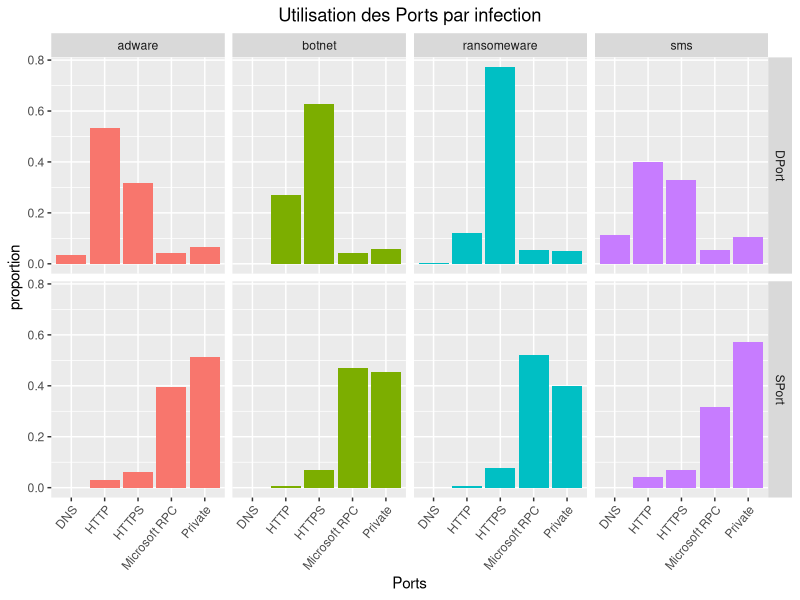
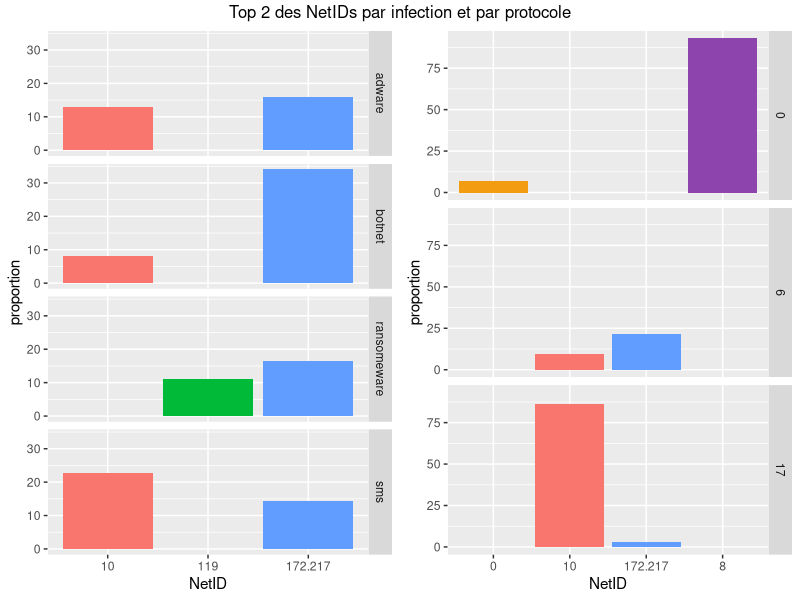
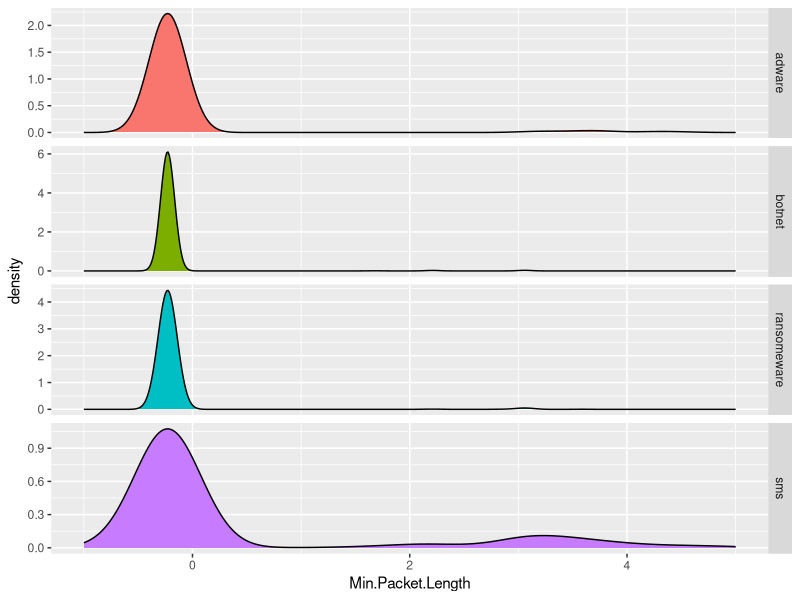
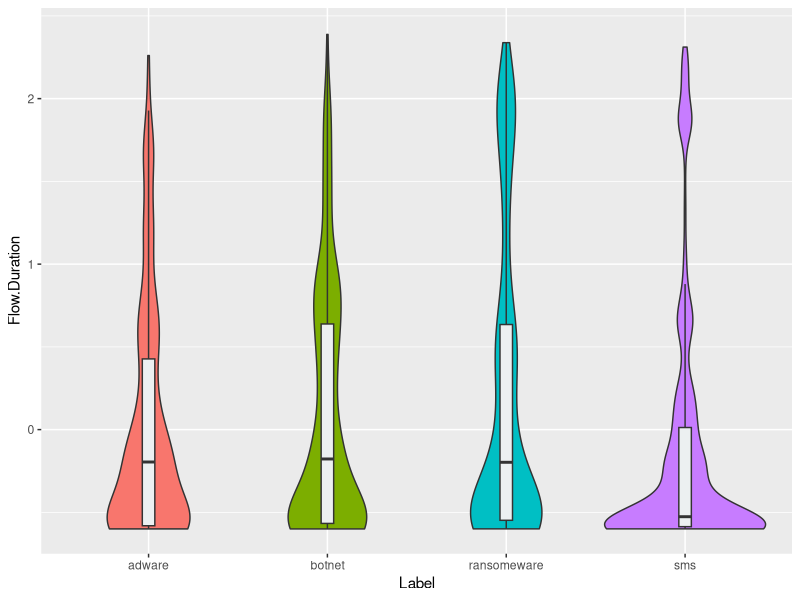
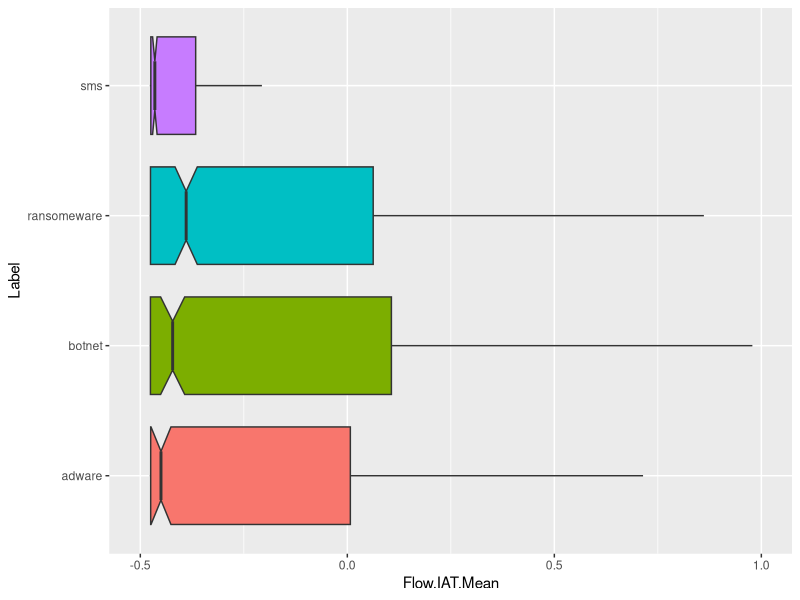

Source code (R) for these figures, in order: (Note: this script raises an error after producing the figures.)
## ---- chunk 1
library(ggpubr)
library(tidyverse)
library(caret)
library(pROC)
library(ranger)
library(doParallel)
## ---- chunk 2
data <- read_csv("data/hackerAttack.csv")
data <- data %>% rename_all(make.names)
## ---- chunk 3
ip_split <- function(ip){
    #' Renvoie le Net-ID d'une adresse IP
    octets <- str_split(ip, "\\.")[[1]]
    if (as.numeric(octets[1]) <= 127) {
        netID <- octets[1]
    } else {
        netID <- paste(octets[1], octets[2], sep = ".")
    }
    
    return(netID)
}
## ---- chunk 4
data %>% 
select_if(is.numeric) %>% 
summarise_all(var) %>% 
gather() %>%
select(value) %>%
as.matrix() %>%
quantile(0.25) -> q1
## ---- chunk 5
data <- data %>% 
rename(IP = 'Destination.IP') %>% 
rowwise() %>% # vectorise la fonction ip_split
mutate(IP = ip_split(IP)) %>% 
as_tibble() # supprime rowwise_df
## ---- chunk 6
data <- data %>% 
rename(
    SPort = 'Source.Port',
    DPort = 'Destination.Port',
) %>% 
mutate(
    DPort = case_when(
        DPort == 53 ~ "DNS",
        DPort == 80 ~ "HTTP",
        DPort == 443 ~ "HTTPS",
        DPort %in% c(1024:5000, 49152:65535) ~ "Microsoft RPC",
        DPort %in% 60000:61000 ~ "Mosh",
        TRUE ~ "Private"
    ),
    SPort = case_when(
        SPort == 80 ~ "HTTP",
        SPort == 443 ~ "HTTPS",
        SPort %in% c(1024:5000, 49152:65535) ~ "Microsoft RPC",
        SPort %in% 60000:61000 ~ "Mosh",
        TRUE ~ "Private"
    )
) %>% 
mutate_at(
    c('SPort', 'DPort', 'IP', 'Protocol', 'Label'),
    funs(factor)
) %>% 
select(
    1:4, # Facteurs
    colnames(select_if(., function(col) is.numeric(col) && var(col) >= q1)), # Variances faibles
    ncol(.) # Label
) %>% 
mutate_if(
    is.numeric,
    scale
)
## ---- chunk 7
dim_quant <- data %>% select_if(is.numeric) %>% ncol()
dim_IP <- length(unique(data$IP))
dim_SPort <- length(unique(data$SPort))
dim_DPort <- length(unique(data$DPort))
dim_Protocol <- length(unique(data$Protocol))
dim_X <- dim_quant + dim_IP-1 + dim_SPort-1 + dim_DPort-1 + dim_Protocol-1
## ---- chunk 8
data %>%
select(SPort, DPort, Label) %>%
gather("Entry", "Port", -Label) %>% ggplot() + 
aes(x = Port, y = ..prop.., group = 1, fill = Label) +
geom_bar() + guides(fill = F) + 
facet_grid(cols = vars(Label), rows = vars(Entry)) +
labs(title = "Utilisation des Ports par infection", x = "Ports", y = "proportion") +
theme(
    axis.text.x = element_text(angle = 50, hjust = 1),
    plot.title = element_text(hjust = 0.5)
)
## ---- chunk 9
ip_label <- data %>% 
group_by(Label, IP) %>% 
summarise(proportion = n()) %>%
mutate(proportion = proportion*100 / sum(proportion)) %>% 
top_n(2, proportion) %>% 
ggplot() + aes(x = IP, y = proportion, fill = IP) +
geom_bar(stat="identity") + facet_grid(Label~.) +
guides(fill = F) + xlab("NetID")

ip_protocol <- data %>% 
group_by(Protocol, IP) %>% 
summarise(proportion = n()) %>%
mutate(proportion = proportion*100 / sum(proportion)) %>% 
top_n(2, proportion) %>% 
ggplot() + aes(x = IP, y = proportion, fill = IP) +
geom_bar(stat="identity") + facet_grid(Protocol~.) +
guides(fill = F) + xlab("NetID") +
scale_fill_manual(values = c("#f39c12", "#f8766d", "#619cff", "#8e44ad"))
## ---- chunk 10
data %>% 
group_by(Label, Protocol) %>% 
summarise(proportion = n()) %>%
mutate(proportion = proportion*100 / sum(proportion)) %>% 
spread(Protocol, proportion)
ggarrange(
    ip_label, ip_protocol,
    ncol = 2, nrow = 1
) %>% 
annotate_figure(top = "Top 2 des NetIDs par infection et par protocole")
## ---- chunk 11
ggplot(data) + aes(x = `Min.Packet.Length`, fill = Label) +
geom_density() + facet_grid(Label~., scales = "free_y") +
xlim(range(-1,5)) + guides(fill = F)
## ---- chunk 12
ggplot(data) + aes(y = `Flow.Duration`, x = Label, fill = Label) +
geom_violin() + ylim(range(-0.6:2.6)) + guides(fill = F) +
geom_boxplot(width = 0.07, fill = "#ecf0f1", outlier.size = -1)
## ---- chunk 13
ggplot(data) + 
aes(y = `Flow.IAT.Mean`, x = Label, fill = Label) +
geom_boxplot(notch=T, outlier.size = -1) +
coord_flip(ylim=c(-0.5, 1)) +
guides(fill = F)
## ---- chunk 14
split_set <- function(data, trainSize = 0.9){
    #' Divise nos données en partitions train et test
    
    set.seed(2020)
    part <- createDataPartition(data$Label, p = trainSize)
    train_set <- data %>% slice(part$Resample1)
    test_set <- data %>% slice(-part$Resample1)
    
    return(list(train_set, test_set))
}
## ---- chunk 15
plotmetrics <- function(train_obj, parameter){
    #' Renvoie un ggplot de l'évolution d'Accuracy et AUC
    #' train_obj: objet de type train de caret
    #' param: paramètre évalué
    
    train_obj <- train_obj$results %>% select(!!parameter, AUC, Accuracy)
    AUC_limits <- c(min(train_obj$AUC), max(train_obj$AUC))
    Accuracy_limits <- c(min(train_obj$Accuracy), max(train_obj$Accuracy))
    train_obj$Accuracy <- train_obj$Accuracy * (AUC_limits[2]/Accuracy_limits[2])
    limit <- c(min(train_obj[,2:3]), max(train_obj[,2:3]))
    maxAUC <- filter(train_obj, AUC == max(AUC))
    maxAccuracy <- filter(train_obj, Accuracy == max(Accuracy))

    plot <- train_obj %>% 
    ggplot() + aes_string(x = parameter) + 
    geom_line(aes(y = AUC), color = "#38ada9") +  
    geom_point(aes(y = AUC), color = "#38ada9") +
    geom_line(aes(y = Accuracy), color = "#e55039") +
    geom_point(aes(y = Accuracy), color = "#e55039") +
    geom_point(data = maxAUC, aes_string(x = parameter, y = "AUC"), color = "#38ada9", shape = 5, size = 3) +
    geom_point(data = maxAccuracy, aes_string(x = parameter, y = "Accuracy"), color = "#e55039", shape = 0, size = 3) +
    scale_y_continuous(
        limits = limit,
        sec.axis = sec_axis(~ . *Accuracy_limits[2]/AUC_limits[2],
                            name = "Accuracy")) +
    theme(
        plot.title = element_text(hjust = 0.5),
        axis.title.y.left = element_text(color = "#38ada9"),
        axis.text.y.left = element_text(color = "#38ada9"),
        axis.title.y.right = element_text(color = "#e55039"),
        axis.text.y.right = element_text(color = "#e55039"),

    )
    
    return(plot)
}
## ---- chunk 16
confmatrix <- function(pred, test){
    #' Renvoie un ggplot de matrice de confusion
    #' pred, test: vecteurs de même taille
    
    plot <- confusionMatrix(pred, test)$table %>% 
    as_tibble() %>%
    ggplot() +
    aes(x = Reference, y = reorder(Prediction, desc(Prediction)), fill = n) + 
    geom_tile() +
    geom_text(aes(label = paste(round(n, 2), '%')), color = "white", size = 5) +
    labs(y = "Prediction") + guides(fill = F) +
    scale_fill_gradient(low = "#c0392b", high = "#27ae60") +
    theme(plot.title = element_text(hjust = 0.5))
    
    return(plot)
}
## ---- chunk 17
multiroc <- function(Y_pred, Y){
    #' Renvoie les courbes ROC de chaque classe
    
    predicted <- tibble(
        Y = as.character(Y),
        Y_pred = as.character(Y_pred)
    )

    roclist <- vector(mode = "list")

    for (label in unique(predicted$Y)){
        one_rest <- predicted %>% 
        mutate(
            Y = if_else(
                Y == label,
                1, 0
            ),
            Y_pred = if_else(
                Y_pred == label,
                1, 0
            )
        )

        roclist[[label]] <- roc(one_rest$Y_pred, one_rest$Y)
    }

    plot <- roclist %>% ggroc(aes = "color", size = 1, legacy.axes = TRUE) +
    labs(color = "Labels") + theme(plot.title = element_text(hjust = 0.5))
    
    return(plot)
}

## ---- chunk 18
train_set <- split_set(data)[[1]]
test_set <- split_set(data)[[2]]

tune_control <- trainControl(
  method = "cv", 
  number = 3,
  index = createMultiFolds(train_set$Label, k = 3, times = 1),
  classProbs = TRUE,
  summaryFunction = multiClassSummary
)
## ---- chunk 19
knn_tune_naive <- data.frame(
    k = seq(3, 170, by = 6)
)

cl <- makePSOCKcluster(4)
registerDoParallel(cl)
set.seed(2020)

knn_naive_cv <- train(
    Label ~ .,
    data = train_set,
    method = "knn",
    metric = "AUC",
    trControl = tune_control,
    tuneGrid = knn_tune_naive,
)

on.exit(stopCluster(cl))

plotmetrics(knn_naive_cv, "k") +
labs(title = "AUC et Accuracy en fonction des K voisins", x = "Voisins")
## ---- chunk 20
train_knn <- split_set(data)[[1]]
test_knn <- split_set(data)[[2]]
## ---- chunk 21
knn_tune <- data.frame(
    k = seq(3, 15)
)

cl <- makePSOCKcluster(4)
registerDoParallel(cl)
set.seed(2020)

knn_cv <- train(
    Label ~ .,
    data = train_knn,
    method = "knn",
    metric = "AUC",
    trControl = tune_control,
    tuneGrid = knn_tune,
)

on.exit(stopCluster(cl))

plotmetrics(knn_cv, "k") +
labs(title = "AUC et Accuracy en fonction des K voisins", x = "Voisins")
## ---- chunk 22
model_knn <- knn_cv$finalModel
pred_knn <- predict(knn_cv, newdata = test_knn)

confmatrix(pred_knn, test_knn$Label) +
labs(title = "Matrice de confusion KNN, K = 4")
## ---- chunk 23
multiroc(pred_knn, test_knn$Label) +
labs(title = "Courbes ROC avec KNN, K = 4")
## ---- chunk 24
result <- knn_cv$results %>% 
filter(k == 4)  %>%
mutate(Model = "KNN") %>% 
select(Model, AUC, Accuracy)
## ---- chunk 25
rf_tune_naive <- data.frame(
    mtry = dim_X,
    splitrule = "gini",
    min.node.size = 1
)

cl <- makePSOCKcluster(4)
registerDoParallel(cl)
set.seed(2020)

rf_naive_cv <- train(
    Label ~ .,
    data = train_set,
    method = "ranger",
    metric = "AUC",
    trControl = tune_control,
    tuneGrid = rf_tune_naive,
    importance = 'impurity_corrected'
)

on.exit(stopCluster(cl))
## ---- chunk 26
rf_naive_vars <- rf_naive_cv$finalModel$variable.importance
rf_naive_vars <- tibble(variable = names(rf_naive_vars), importance = rf_naive_vars) %>% 
    arrange(importance) %>% mutate(variable = factor(variable, levels = variable)) %>% 
    top_frac(0.15)

ggplot(rf_naive_vars) + coord_flip() + aes(x = variable, y = importance, fill = importance) + geom_bar(stat = "identity") + 
    labs(title = "15% des variables classées par importance", x = "") +
    theme(plot.title = element_text(hjust = 0.5))
## ---- chunk 27
data_rf <- data %>% 
select(
    Label, SPort, DPort, IP,
    any_of(tail(rf_naive_vars, 18)$variable)
) %>% 
mutate(
    IP = factor(if_else(
        IP %in% c("172.217", "121", "205.174"),
        as.character(IP), "OtherIP"
    )),
    SPort = factor(if_else(
        SPort %in% c("Private", "Microsoft RPC"),
        as.character(SPort), "OtherSPort"
    )),
    DPort = factor(if_else(
        DPort %in% c("HTTP", "HTTPS"),
        as.character(DPort), "OtherDPort"
    ))
)
## ---- chunk 28
dim_quant_rf <- data_rf %>% select_if(is.numeric) %>% ncol()
dim_IP_rf <- length(unique(data_rf$IP))
dim_SPort_rf <- length(unique(data_rf$SPort))
dim_DPort_rf <- length(unique(data_rf$DPort))
dim_X_rf <- dim_quant_rf + dim_IP_rf-1 + dim_SPort_rf-1 + dim_DPort_rf-1
## ---- chunk 29
train_rf <- split_set(data_rf)[[1]]
test_rf <- split_set(data_rf)[[2]]
## ---- chunk 30
rf_tune <- data.frame(
    mtry = seq(2, 17),
    splitrule = rep("gini", 16),
    min.node.size = rep(1, 16)
)

cl <- makePSOCKcluster(4)
registerDoParallel(cl)
set.seed(2020)

rf_cv <- train(
    Label ~ .,
    data = train_rf,
    method = "ranger",
    metric = "AUC",
    trControl = tune_control,
    tuneGrid = rf_tune
)

on.exit(stopCluster(cl))

plotmetrics(rf_cv, "mtry") +
labs(title = "AUC et Accuracy en fonction des mtry")
## ---- chunk 31
model_rf <- ranger(Label~., data = train_rf, mtry = 13, splitrule = "gini", min.node.size = 1)
pred_rf <- predict(model_rf, data = test_rf)$prediction

confmatrix(pred_rf, test_rf$Label) +
labs(title = "Matrice de confusion Random Forest, mtry = 13")
## ---- chunk 32
multiroc(pred_rf, test_rf$Label) +
labs(title = "Courbes ROC avec Random Forest, mtry = 13")
## ---- chunk 33
result <- result %>%
bind_rows(
    (rf_cv$results %>% 
     filter(mtry == 11)  %>%
     mutate(Model = "RF") %>% 
     select(Model, AUC, Accuracy)
    )
)
## ---- chunk 34
lgb_tune_naive <- data.frame(
    nIter = seq(1, 171, by =  10)
)

cl <- makePSOCKcluster(4)
registerDoParallel(cl)
set.seed(2020)

lgb_cv_naive <- train(
    Label ~ .,
    data = train_set,
    method = "LogitBoost",
    metric = "AUC",
    trControl = tune_control,
    tuneGrid = lgb_tune_naive
)

on.exit(stopCluster(cl))

plotmetrics(lgb_cv_naive, "nIter") +
labs(title = "AUC et Accuracy en fonction des nIter")
## ---- chunk 35
train_lgb <- split_set(data)[[1]]
test_lgb <- split_set(data)[[2]]
## ---- chunk 36
lgb_tune <- data.frame(
    nIter = seq(119, 141, by = 2)
)

cl <- makePSOCKcluster(4)
registerDoParallel(cl)
set.seed(2020)

lgb_cv <- train(
    Label ~ .,
    data = train_lgb,
    method = "LogitBoost",
    metric = "AUC",
    trControl = tune_control,
    tuneGrid = lgb_tune
)

on.exit(stopCluster(cl))

plotmetrics(lgb_cv, "nIter") +
labs(title = "AUC et Accuracy en fonction des nIter")
## ---- chunk 37
model_lgb <- lgb_cv$finalModel
pred_lgb <- predict(lgb_cv, newdata = test_lgb)

confmatrix(pred_lgb, test_lgb$Label) +
labs(title = "Matrice de confusion Logitboost, nIter = 129")
## ---- chunk 38
multiroc(pred_lgb, test_lgb$Label) +
labs(title = "Courbes ROC avec Logitboost, nIter = 129")
## ---- chunk 39
result <- result %>%
bind_rows(
    (lgb_cv$results %>% 
     filter(nIter == 129)  %>%
     mutate(Model = "LGB") %>% 
     select(Model, AUC, Accuracy)
    )
)
## ---- chunk 40
gbm_tune_naive <- data.frame(
    shrinkage = rep(0.1, 21),
    interaction.depth = rep(c(1, 3, 5), 7),
    n.minobsinnode = rep(10, 21),
    n.trees = c(rep(50, 3), rep(100, 3), 
                rep(500, 3), rep(1000, 3),
                rep(1500, 3), rep(2500, 3),
                rep(4000, 3)))

cl <- makePSOCKcluster(4)
registerDoParallel(cl)
set.seed(2020)

gbm_cv_naive <- train(
    Label ~ .,
    data = train_set,
    method = "gbm",
    metric = "AUC",
    trControl = tune_control,
    tuneGrid = gbm_tune_naive,
    verbose = FALSE
)

on.exit(stopCluster(cl))

ggplot(gbm_cv_naive) +
labs(title = "AUC pour chaque nombre de division en fonction du nombre d'arbres")
## ---- chunk 41
gbm_naive_vars <- summary(gbm_cv_naive$finalModel, plotit = F) %>% as_tibble() %>% 
arrange(rel.inf) %>% mutate(var = factor(var, levels = var)) %>% top_frac(0.20)

ggplot(gbm_naive_vars) + coord_flip() + aes(x = var, y = rel.inf, fill = rel.inf) + geom_bar(stat = "identity") + 
    labs(title = "20% des variables classées par importance", x = "", y = "Importance moyenne par classe") +
    theme(plot.title = element_text(hjust = 0.5)) + guides(fill = F)
## ---- chunk 42
data_gbm <- data %>% 
select(
    Label, DPort, IP,
    any_of(tail(gbm_naive_vars, 13)$var)
) %>% 
mutate(
    IP = factor(if_else(
        as.character(IP) == "172.217",
        as.character(IP), "OtherIP"
    )),
    DPort = factor(if_else(
        DPort == "HTTPS",
        as.character(DPort), "OtherDPort"
    ))
)
## ---- chunk 43
dim_quant_gbm <- data_gbm %>% select_if(is.numeric) %>% ncol()
dim_IP_gbm <- length(unique(data_gbm$IP))
dim_DPort_gbm <- length(unique(data_gbm$DPort))
dim_X_gbm <- dim_quant_gbm + dim_IP_gbm-1 + dim_DPort_gbm-1
## ---- chunk 44
train_gbm <- split_set(data_gbm)[[1]]
test_gbm <- split_set(data_gbm)[[2]]
## ---- chunk 45
gbm_tune <- data.frame(
    shrinkage = rep(0.1, 14),
    interaction.depth = rep(3, 14),
    n.minobsinnode = rep(10, 14),
    n.trees = seq(1100, 2400, by = 100)
)

cl <- makePSOCKcluster(4)
registerDoParallel(cl)
set.seed(2020)

gbm_cv <- train(
    Label ~ .,
    data = train_gbm,
    method = "gbm",
    metric = "AUC",
    trControl = tune_control,
    tuneGrid = gbm_tune,
    verbose = FALSE
)

on.exit(stopCluster(cl))

plotmetrics(gbm_cv, "n.trees") +
labs(title = "AUC et Accuracy en fonction du nombre d'arbres")
## ---- chunk 46
model_gbm <- gbm_cv$finalModel
pred_gbm <- predict(gbm_cv, newdata = test_gbm)

confmatrix(pred_gbm, test_gbm$Label) +
labs(title = "Matrice de confusion Stochastic gradient boosting, n.trees = 1800")
## ---- chunk 47
multiroc(pred_gbm, test_gbm$Label) +
labs(title = "Courbes ROC avec Stochastic gradient boosting, n.trees = 1800")
## ---- chunk 48
result <- result %>%
bind_rows(
    (gbm_cv$results %>% 
     filter(n.trees == 1800)  %>%
     mutate(Model = "GBM") %>% 
     select(Model, AUC, Accuracy)
    )
)
## ---- chunk 49
predicted <- tibble(Y = test_set$Label, KNN = pred_knn, RF = pred_rf, LGB = pred_lgb, GBM = pred_gbm)
plotlist <- vector(mode = "list")
for (label in unique(data$Label)){
    roclist <- vector(mode = "list")
    one_rest <- predicted %>% 
    mutate_all(funs(
        if_else(. == !!label, 1, 0)
    ))
    for (model in c('KNN', 'RF', 'LGB', 'GBM')){
        roclist[[model]] <- roc(pull(one_rest, model), one_rest$Y)
    }
    plotlist[[label]] <- ggroc(roclist, aes = "color", size = 1.2, legacy.axes = TRUE) +
    labs(color = "Models", title = label, x = NULL, y = NULL) + geom_abline() +
    theme(plot.title = element_text(hjust = 0.5, face = "bold"))
}
## ---- chunk 50
ggarrange(
    plotlist = plotlist,
    ncol = 2, nrow = 2,
    common.legend = T,
    legend = "right"
) %>% 
annotate_figure(
    top = "Courbes ROC des modèles pour chaque label",
    left = "sensitivity",
    bottom = "1 - specificity"
)
## ---- chunk 51
result %>% 
gather(metric, value, -Model) %>% 
ggplot() +
aes(fill = metric, y = value, x = Model) +
geom_bar(position = "dodge", stat = "identity") +
coord_flip(ylim = c(0, 1)) +
labs(title = "Comparaison des modèles") +
theme(plot.title = element_text(hjust = 0.5))
